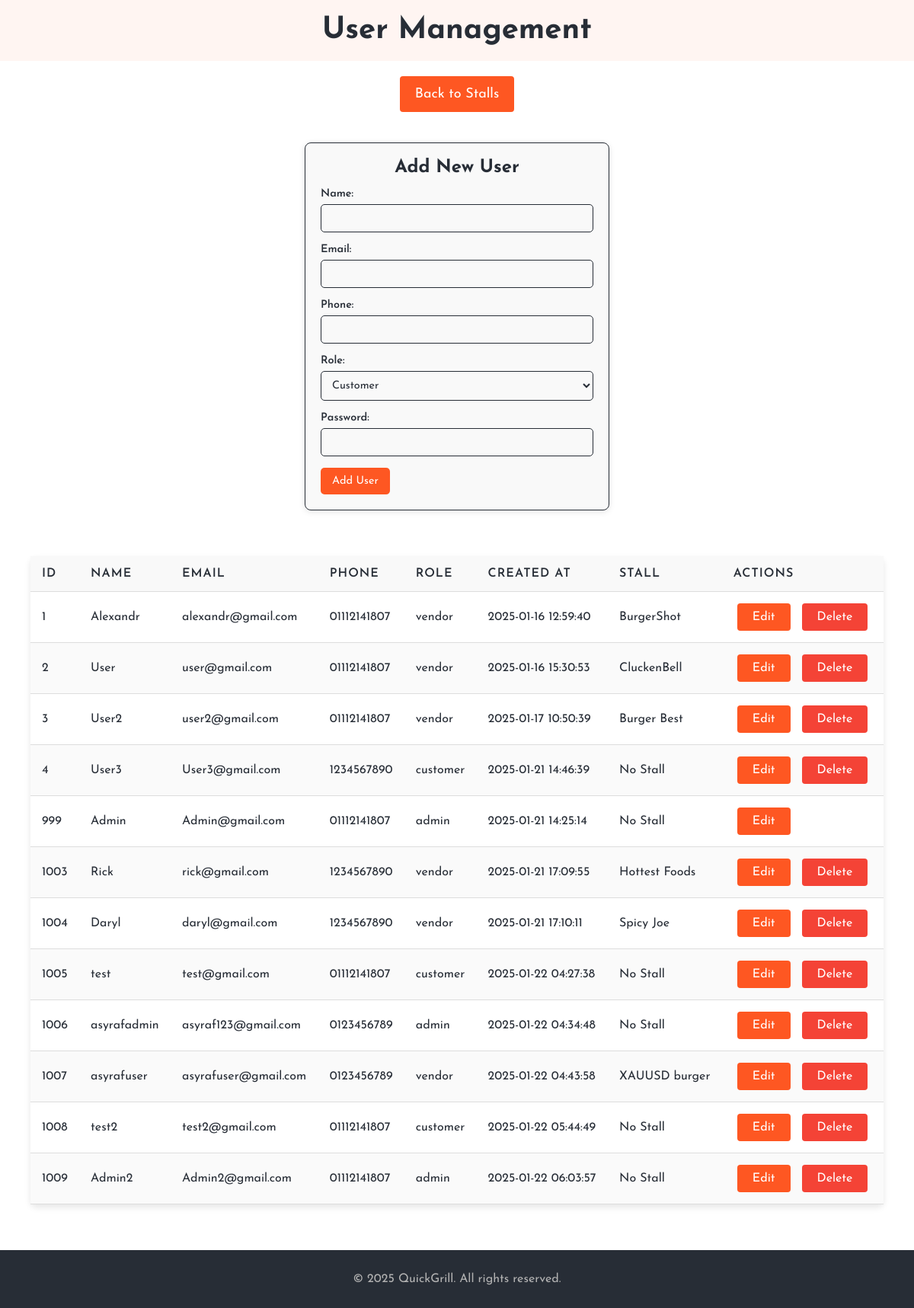
The app's page /Project/user_management.php (signed in) with its own data.
### tables this page shows
CREATE TABLE `stalls` (
  `stall_id` int(11) NOT NULL,
  `name` varchar(255) NOT NULL,
  `description` text DEFAULT NULL,
  `image_url` varchar(255) DEFAULT NULL,
  `address` varchar(255) DEFAULT NULL,
  `review_rating` decimal(2,1) DEFAULT 0.0,
  `price_range` varchar(50) DEFAULT NULL,
  `permit_number` varchar(20) NOT NULL,
  `permit_document` varchar(255) NOT NULL,
  `additional_document` varchar(255) NOT NULL,
  `operating_hours` varchar(100) NOT NULL DEFAULT '9:00 AM - 6:00 PM',
  `contact_email` varchar(255) NOT NULL,
  `contact_phone` varchar(20) NOT NULL,
  `is_approved` tinyint(1) DEFAULT 0,
  `user_id` int(11) DEFAULT NULL
);

CREATE TABLE `users` (
  `user_id` int(11) NOT NULL,
  `name` varchar(100) NOT NULL,
  `email` varchar(150) NOT NULL,
  `phone` varchar(15) DEFAULT NULL,
  `password` varchar(255) NOT NULL,
  `role` enum('customer','vendor','admin') DEFAULT NULL,
  `created_at` timestamp NOT NULL DEFAULT current_timestamp()
);

### Project/user_management.php (the view, shortened to what this page needs)
<?php
include 'db.php';
$query = "
    SELECT u.user_id, u.name, u.email, u.phone, u.role, u.created_at, s.name AS stall_name
    FROM users u
    LEFT JOIN stalls s ON u.user_id = s.user_id
";
$result = $conn->query($query);
?>
<!DOCTYPE html>
<html lang="en">
<head>
    <link rel="stylesheet" href="css/style_user_management.css">
</head>
<body>
    <header>
        <div class="header-container">
            <h1>User Management</h1>
        </div>
    </header>
    <a href="stalls.php" class="btn back-to-dashboard">Back to Stalls</a>
    <section id="add-user">
        <h2>Add New User</h2>
        <form method="POST" action="user_management.php" class="add-user-form">
            <div class="form-group">
                <label for="name">Name:</label>
                <input type="text" name="name" id="name" required>
            </div>
            <div class="form-group">
                <label for="email">Email:</label>
                <input type="email" name="email" id="email" required>
            </div>
            <div class="form-group">
                <label for="phone">Phone:</label>
                <input type="text" name="phone" id="phone" required>
            </div>
            <div class="form-group">
                <label for="role">Role:</label>
                <select name="role" id="role" required>
                    <option value="customer">Customer</option>
                </select>
            </div>
            <div class="form-group">
                <label for="password">Password:</label>
                <input type="password" name="password" id="password" required>
            </div>
            <button type="submit" name="add_user" class="btn add-btn">Add User</button>
        </form>
    </section>
    <section id="user-management">
        <table>
            <thead>
                <tr>
                    <th>ID</th>
                    <th>Name</th>
                    <th>Email</th>
                    <th>Phone</th>
                    <th>Role</th>
                    <th>Created At</th>
                    <th>Stall</th>
                    <th>Actions</th>
                </tr>
            </thead>
            <tbody>
                <?php if ($result->num_rows > 0): ?>
                    <?php while ($row = $result->fetch_assoc()): ?>
                        <tr>
                            <td><?php echo $row['user_id']; ?></td>
                            <td><?php echo htmlspecialchars($row['name']); ?></td>
                            <td><?php echo htmlspecialchars($row['email']); ?></td>
                            <td><?php echo htmlspecialchars($row['phone']); ?></td>
                            <td><?php echo htmlspecialchars($row['role']); ?></td>
                            <td><?php echo $row['created_at']; ?></td>
                            <td>
                                <?php
                                echo $row['stall_name']
                                    ? htmlspecialchars($row['stall_name'])
                                    : 'No Stall';
                                ?>
                            </td>
                            <td>
                                <button class="btn edit-btn" onclick="editUser(<?php echo $row['user_id']; ?>, '<?php echo $row['role']; ?>')">Edit</button>
                                <?php if ($row['user_id'] != $_SESSION['user_id']): ?>
                                    <a href="user_management.php?delete_user_id=<?php echo $row['user_id']; ?>" class="btn delete-btn" onclick="return confirm('Are you sure you want to delete this user?')">Delete</a>
                                <?php endif; ?>
                            </td>
                        </tr>
                    <?php endwhile; ?>
                <?php else: ?>
                    <tr>
                        <td colspan="8">No users found.</td>
                    </tr>
                <?php endif; ?>
            </tbody>
        </table>
    </section>
    <footer>
        <p>&copy; 2025 QuickGrill. All rights reserved.</p>
    </footer>
</body>
</html>

### Project/css/style_user_management.css (style rules this page uses)
:root { --clr-primary: #fe5722; --clr-secondary: #272d36; --clr-table-header: #f9f9f9; --clr-table-row-hover: #f1f1f1; --clr-button-hover: #e94c2d; --clr-button-active: #d64c22; }
*, *::after, *::before { box-sizing: border-box; padding: 0; margin: 0; font-family: "Josefin Sans", sans-serif; }
body { background: #fff; color: var(--clr-secondary); overflow-x: hidden; display: flex; flex-direction: column; min-height: 100vh; }
header { background-color: #fff5f2; padding: 20px 0; text-align: center; }
h1 { color: #272d36; font-size: 2.5rem; font-weight: 700; }
.back-to-dashboard { margin: 20px auto; padding: 14px 20px; background: var(--clr-primary); color: #fff; text-decoration: none; font-size: 18px; display: block; text-align: center; border-radius: 4px; transition: background 0.3s ease; }
#user-management { padding: 40px; text-align: center; flex-grow: 1; }
#user-management table { width: 100%; border-collapse: collapse; margin-bottom: 20px; background-color: #fff; border-radius: 8px; box-shadow: 0 4px 8px rgba(0, 0, 0, 0.1); }
#user-management th, #user-management td { padding: 15px; text-align: left; border-bottom: 1px solid #ddd; }
#user-management th { background-color: var(--clr-table-header); color: #272d36; font-weight: 600; text-transform: uppercase; letter-spacing: 1px; }
#user-management td { font-size: 16px; }
#user-management tr:nth-child(even) { background-color: #fafafa; }
.edit-btn, .delete-btn { padding: 10px 20px; background-color: var(--clr-primary); color: #fff; font-size: 16px; text-decoration: none; border-radius: 4px; border: none; cursor: pointer; display: inline-block; transition: background-color 0.3s ease, transform 0.2s ease; margin: 0 5px; text-align: center; }
.delete-btn { background-color: #f44336; }
footer { background: var(--clr-secondary); color: #b2b2b2; padding: 30px 0; text-align: center; margin-top: auto; }
footer p { margin: 0; }
#add-user { margin: 30px auto; padding: 30px; background-color: var(--clr-table-header); border: 1px solid var(--clr-secondary); border-radius: 10px; box-shadow: 0 4px 12px rgba(0, 0, 0, 0.15); max-width: 600px; width: 90%; }
#add-user { margin: 20px auto; padding: 20px; background-color: var(--clr-table-header); border: 1px solid var(--clr-secondary); border-radius: 8px; box-shadow: 0 2px 8px rgba(0, 0, 0, 0.1); max-width: 400px; width: 90%; }
#add-user h2 { font-size: 1.5rem; color: var(--clr-secondary); font-weight: 700; text-align: center; margin-bottom: 15px; }
.add-user-form .form-group { margin-bottom: 15px; }
.add-user-form label { display: block; font-size: 0.9rem; font-weight: 600; color: var(--clr-secondary); margin-bottom: 6px; }
.add-user-form input, .add-user-form select { width: 100%; padding: 10px; border: 1px solid var(--clr-secondary); border-radius: 5px; font-size: 0.9rem; color: var(--clr-secondary); background-color: #f9f9f9; transition: border-color 0.3s, background-color 0.3s, box-shadow 0.3s; }
.add-user-form .btn.add-btn { padding: 10px 15px; background-color: var(--clr-primary); color: #fff; font-size: 0.9rem; border-radius: 5px; border: none; cursor: pointer; transition: background-color 0.3s ease, transform 0.2s ease; }

### records on screen
stalls: user.user_id "1", user.name "Alexandr", user.email "alexandr@gmail.com", user.phone "01112141807", user.role "vendor", user.created_at "2025-01-16 12:59:40", name "BurgerShot"
stalls: user.user_id "2", user.name "User", user.email "user@gmail.com", user.phone "01112141807", user.role "vendor", user.created_at "2025-01-16 15:30:53", name "CluckenBell"
stalls: user.user_id "3", user.name "User2", user.email "user2@gmail.com", user.phone "01112141807", user.role "vendor", user.created_at "2025-01-17 10:50:39", name "Burger Best"
users: user_id "4", name "User3", email "User3@gmail.com", phone "1234567890", role "customer", created_at "2025-01-21 14:46:39", shows "No Stall"
users: user_id "999", name "Admin", email "Admin@gmail.com", phone "01112141807", role "admin", created_at "2025-01-21 14:25:14", shows "No Stall"
stalls: user.user_id "1003", user.name "Rick", user.email "rick@gmail.com", user.phone "1234567890", user.role "vendor", user.created_at "2025-01-21 17:09:55", name "Hottest Foods"
stalls: user.user_id "1004", user.name "Daryl", user.email "daryl@gmail.com", user.phone "1234567890", user.role "vendor", user.created_at "2025-01-21 17:10:11", name "Spicy Joe"
users: user_id "1005", name "test", email "test@gmail.com", phone "01112141807", role "customer", created_at "2025-01-22 04:27:38", shows "No Stall"
users: user_id "1006", name "asyrafadmin", email "asyraf123@gmail.com", phone "0123456789", role "admin", created_at "2025-01-22 04:34:48", shows "No Stall"
stalls: user.user_id "1007", user.name "asyrafuser", user.email "asyrafuser@gmail.com", user.phone "0123456789", user.role "vendor", user.created_at "2025-01-22 04:43:58", name "XAUUSD burger"
users: user_id "1008", name "test2", email "test2@gmail.com", phone "01112141807", role "customer", created_at "2025-01-22 05:44:49", shows "No Stall"
users: user_id "1009", name "Admin2", email "Admin2@gmail.com", phone "01112141807", role "admin", created_at "2025-01-22 06:03:57", shows "No Stall"
